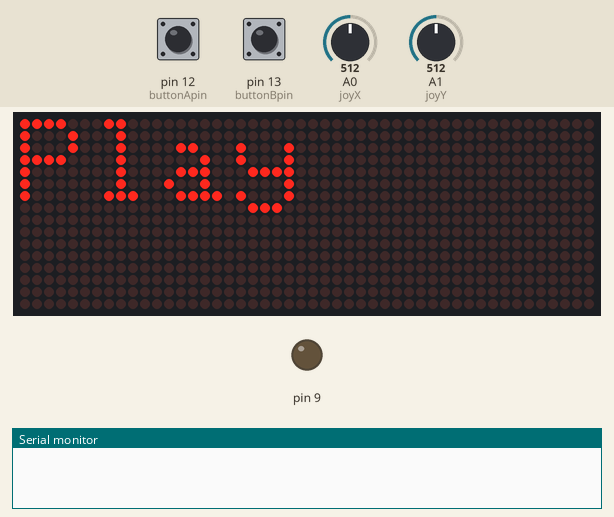
Recording of a sketch running on a simulated Arduino Uno, built with avr-gcc and run on an emulated ATmega328P. Parts: 48×16 LED matrix, output pins drawn as LEDs (lit = HIGH), the last lines printed to the serial monitor. The inputs (shaded band) are chosen by the test bench; at power-on: A0 (joyX) = 512, A1 (joyY) = 512, pin 12 (buttonApin) HIGH, pin 13 (buttonBpin) HIGH. Random numbers use the default seed unless the sketch sets one.

Above: at 0.6 s.
At 1.78 s:
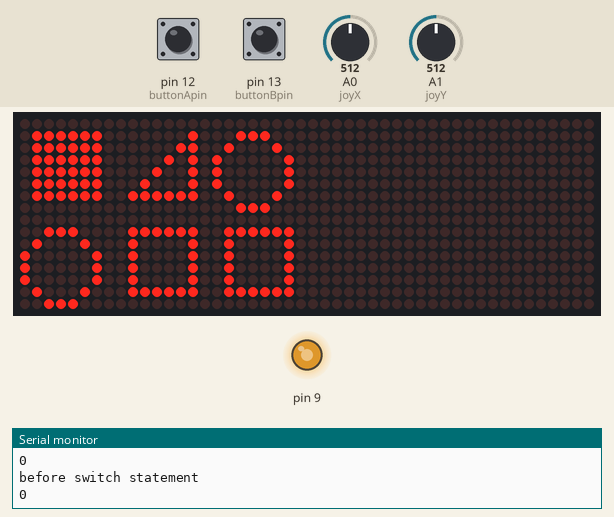
1.8 s: A0 (joyX) set to 414
4.1 s: A0 (joyX) set to 388
At 5.1 s:
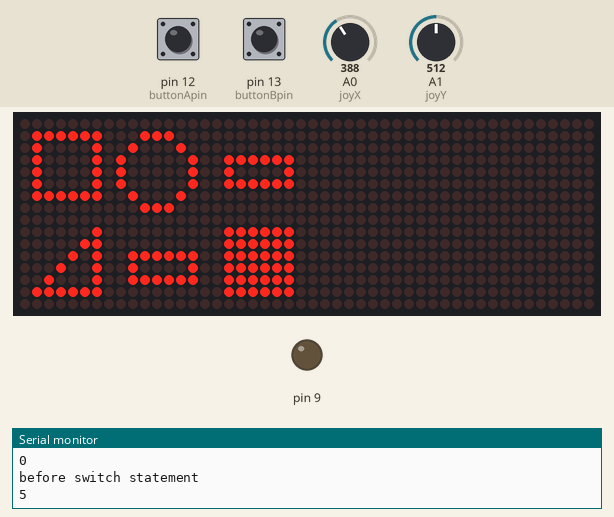
6.1 s: A1 (joyY) set to 409
7.9 s: A1 (joyY) set to 393
At 8.6 s:
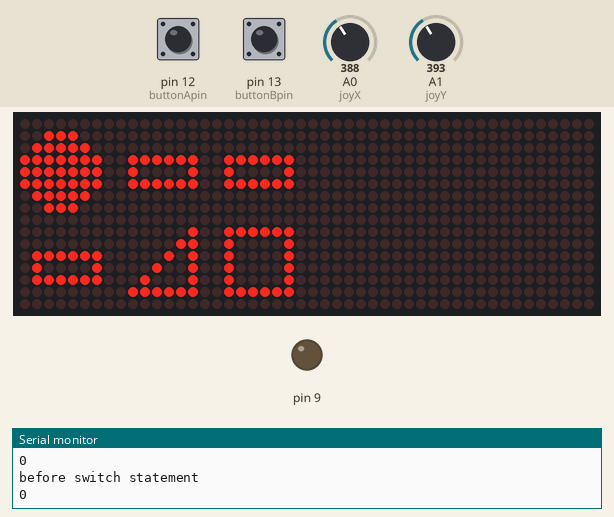
10.3 s: pin 12 (buttonApin) pulled LOW for 0.55 s
12.8 s: A0 (joyX) set to 410
At 13.7 s:
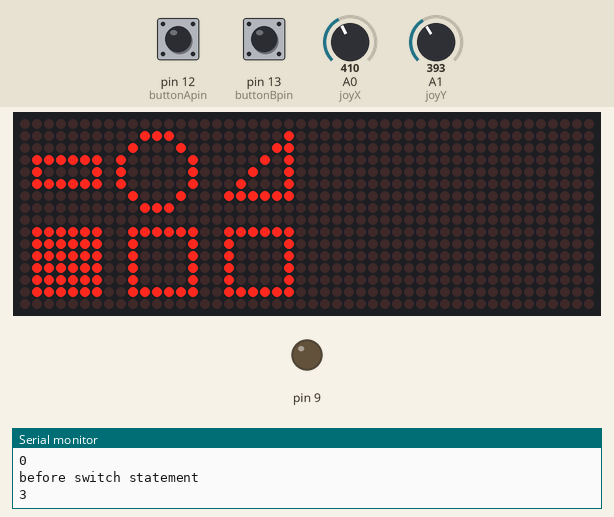
Timing chart, 0 to 18.1 s (numbered marks = the images above; inputs shaded):
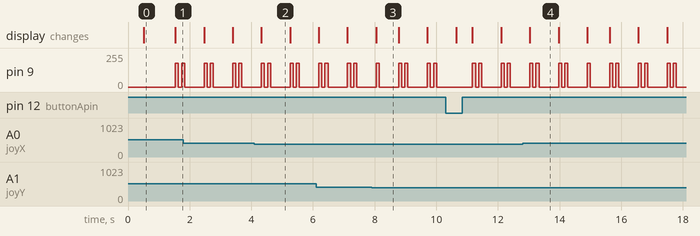

The sketch:

matrixshapes.ino
```cpp
#include <elapsedMillis.h>


//DOWNLOAD LIBRARY FOR TIMER


class Points {


  public:


    int x;


    int y;


    Points(int x, int y) {


      this->x = x;


      this->y = y;


    }


};


#include <elapsedMillis.h>


#include "Adafruit_GFX.h"


#include "Adafruit_HT1632.h"


#include "time.h"


#include "stdio.h"


#define HT_DATA 2


#define HT_WR   3


#define HT_CS   4


#define HT_CS2  5


// use this line for single matrix


//Adafruit_HT1632LEDMatrix matrix = Adafruit_HT1632LEDMatrix(HT_DATA, HT_WR, HT_CS);


// use this line for two matrices!


Adafruit_HT1632LEDMatrix matrix = Adafruit_HT1632LEDMatrix(HT_DATA, HT_WR, HT_CS, HT_CS2);


int num = 0;


int joyUsed;


int joyX = A0;


int score;


int joyY = A1;


elapsedMillis timeElapsed;

elapsedMillis timeElapsedOneRound;

int buttonApin = 12;


int buttonBpin = 13;


Points pts[]{Points(1,1),Points(9,1),Points(17,1),Points(1,9),Points(9,9),Points(17,9)};


boolean start = true;


void setup() {


pinMode(9, OUTPUT);

  Serial.begin(9600);


  matrix.begin(ADA_HT1632_COMMON_16NMOS);


  matrix.fillScreen();


  delay(500);


  matrix.clearScreen();


  randomSeed(analogRead(0));


  joyUsed = 0;


  pinMode(buttonApin, INPUT_PULLUP);


  pinMode(buttonBpin, INPUT_PULLUP);


  score = 0;


  //matrix.print("Play");


  //matrix.writeScreen();


  //delay(1000);


  boolean start = true;


}


void loop() {


  if (start) {


    matrix.print("Play");


    matrix.writeScreen();


    delay(1000);


    start = false;


  }


  matrix.clearScreen();


     //Serial.println(analogRead(joyX));


    int randomArray[] = {random(0,4), random(0,4), random(0,4), random(0,4), random(0,4), random(0,4)};


    String shapesInSquares[] = {" ", " ", " ", " ", " ", " "};


    do {


      //TIMER


       if (timeElapsed > 30000)


      {


         matrix.clearScreen();


         matrix.setCursor(0, 0);


         matrix.println("SCR");


          matrix.writeScreen();


          //matrix.print("Score: ");


          matrix.println(score);


          matrix.writeScreen();


          while(true){


          }


      }


    matrix.clearScreen();


    Serial.println("in the for loop");


      Serial.println("After for loop to 6");


      Serial.println(joyUsed);


      if(analogRead(joyX) > 700){ //moving right


      joyUsed++;


      if (joyUsed == 3){


        joyUsed = 0;


      }


      if(joyUsed == 6) {


        joyUsed = 3;


      }


      if (joyUsed > 5){


        joyUsed = 0;


      }


    }


    if(analogRead(joyX) < 400){ //moving left


      joyUsed--;


      if (joyUsed < 0){


        joyUsed = 2;


      }


      if(joyUsed == 2) {


        joyUsed = 5;


      }


    }


    if(analogRead(joyY) < 400){ //moving down


      joyUsed = joyUsed + 3;


      if (joyUsed > 5){


        joyUsed = 0;


      }


    }


    if(analogRead(joyY) > 700){ //moving up


      if (joyUsed > 2){


        joyUsed = joyUsed - 3;


      } else {


        joyUsed = joyUsed + 3;


      }


      if (joyUsed > 5){


        joyUsed = 0;


      }


    }


    if (digitalRead(buttonBpin) == HIGH){
      timeElapsedOneRound = 5000;
    }
      Serial.println("before switch statement");


      Serial.println(joyUsed);


    for (int i = 0; i < 6; i++) {


      switch(randomArray[i]){


        case 0:


          shapesInSquares[i] = "square";


          if(joyUsed == i){


            matrix.fillRect(pts[i].x, pts[i].y, 6, 6, 1);


            matrix.writeScreen();


          } else {


            matrix.drawRect(pts[i].x, pts[i].y, 6, 6, 1);


            matrix.writeScreen();


          }


          break;


        case 1:


          shapesInSquares[i] = "rectangle";


          if(joyUsed == i){


            matrix.fillRect(pts[i].x, pts[i].y + 2, 6, 3, 1);


            matrix.writeScreen();


          } else {


            matrix.drawRect(pts[i].x, pts[i].y + 2, 6, 3, 1);


            matrix.writeScreen();


          }


          break;


        case 2:


          shapesInSquares[i] = "circle";


          if(joyUsed == i){


            matrix.fillCircle(pts[i].x + 2 , pts[i].y + 3, 3, 1);


            matrix.writeScreen();


          } else {


            matrix.drawCircle(pts[i].x + 2 , pts[i].y + 3, 3, 1);


            matrix.writeScreen();


          }


          break;


        case 3:


          shapesInSquares[i] = "triangle";


          if(joyUsed == i){


          matrix.fillTriangle(pts[i].x + 5, pts[i].y, pts[i].x, pts[i].y + 5, pts[i].x + 5, pts[i].y + 5, 1);


          matrix.writeScreen();


          } else {


          matrix.drawTriangle(pts[i].x + 5, pts[i].y, pts[i].x, pts[i].y + 5, pts[i].x + 5, pts[i].y + 5, 1);


          matrix.writeScreen();


          }


          break;


      }


      //matrix.clearScreen();


    }

    if (digitalRead(buttonApin) == HIGH){
      if (shapesInSquares[joyUsed] == "circle"){
        score ++;
        beep(100);
      } else {
        score --;
        if (score < 0){
          score = 0;
        }
        beep(100);
        beep(100);
      }

    }

    if (digitalRead(buttonBpin) == HIGH){
      timeElapsedOneRound = 5000;
    }


    delay(500);


    } while (timeElapsedOneRound < 5000);


//    if (shapesInSquares[joyUsed] == "circle"){


//      score ++;


//  }


    timeElapsedOneRound = 0;


    Serial.println("SCORE");


    Serial.println(score);


    joyUsed = 0;

}


void beep(unsigned char delayms){

  analogWrite(9, 180);      // Almost any value can be used except 0 and 255

                           // experiment to get the best tone

  delay(delayms);          // wait for a delayms ms

  analogWrite(9, 0);       // 0 turns it off

  delay(delayms);          // wait for a delayms ms

}
```

Measured:
- the behaviour switches between 400 and 399 on A0 (joyX) (found by bisection; images 1 and 2)
- the behaviour switches between 400 and 399 on A1 (joyY) (found by bisection; images 2 and 3)
- what the display in image 0 shows lasts 1.0 s, from 0.5 s to 1.5 s
- what the display in image 2 shows lasts 1.0 s, from 4.3 s to 5.3 s
- what the display in image 3 shows lasts 0.8 s, from 8.0 s to 8.8 s
